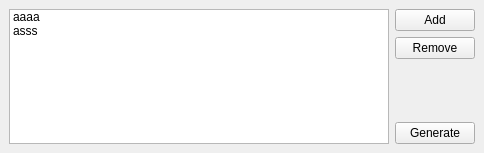
<?xml version="1.0" encoding="UTF-8"?>
<ui version="4.0">
 <class>MainWindow</class>
 <widget class="QMainWindow" name="MainWindow">
  <property name="geometry">
   <rect>
    <x>0</x>
    <y>0</y>
    <width>484</width>
    <height>153</height>
   </rect>
  </property>
  <property name="windowTitle">
   <string>e4tcl</string>
  </property>
  <property name="windowIcon">
   <iconset resource="icons.qrc">
    <normaloff>:/icons/e4tcl.png</normaloff>:/icons/e4tcl.png</iconset>
  </property>
  <widget class="QWidget" name="centralwidget">
   <layout class="QHBoxLayout" name="horizontalLayout">
    <item>
     <widget class="QListWidget" name="folderList">
      <property name="minimumSize">
       <size>
        <width>250</width>
        <height>0</height>
       </size>
      </property>
      <item>
       <property name="text">
        <string>aaaa</string>
       </property>
      </item>
      <item>
       <property name="text">
        <string>asss</string>
       </property>
      </item>
     </widget>
    </item>
    <item>
     <layout class="QVBoxLayout" name="verticalLayout">
      <item>
       <widget class="QPushButton" name="addBtn">
        <property name="text">
         <string>Add</string>
        </property>
       </widget>
      </item>
      <item>
       <widget class="QPushButton" name="removeBtn">
        <property name="text">
         <string>Remove</string>
        </property>
       </widget>
      </item>
      <item>
       <spacer name="verticalSpacer">
        <property name="orientation">
         <enum>Qt::Vertical</enum>
        </property>
        <property name="sizeHint" stdset="0">
         <size>
          <width>20</width>
          <height>40</height>
         </size>
        </property>
       </spacer>
      </item>
      <item>
       <widget class="QPushButton" name="generateBtn">
        <property name="text">
         <string>Generate</string>
        </property>
       </widget>
      </item>
     </layout>
    </item>
   </layout>
  </widget>
 </widget>
 <resources>
  <include location="icons.qrc"/>
 </resources>
 <connections/>
</ui>
